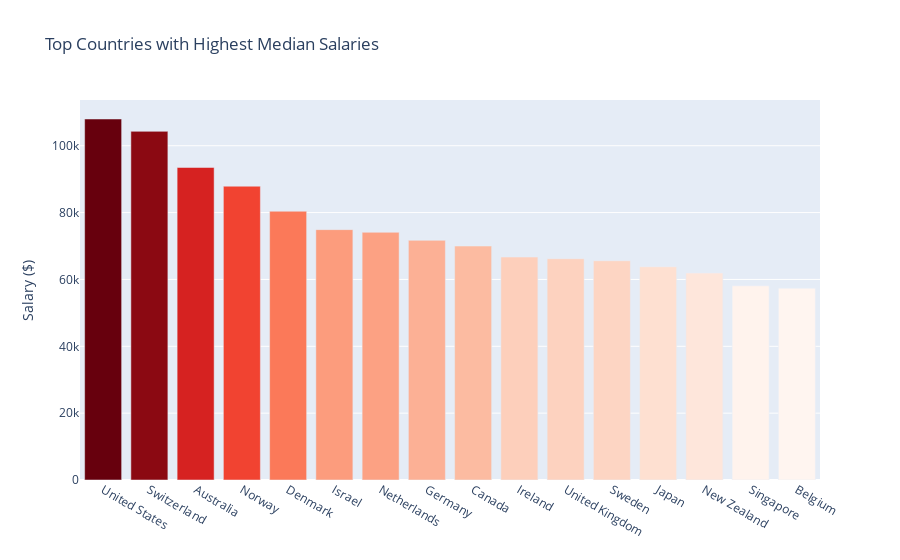

Notebook code for this chart:
### Markdown cell above
### 4. What is the Compensation Amount the Data Scientist World Wide?
+ This is a question one should consider before accepting any job offer. one needs to perform survey on the same.

### Code cell
mcr['CompensationAmount']=mcr['CompensationAmount'].str.replace(',','')
mcr['CompensationAmount']=mcr['CompensationAmount'].str.replace('-','')

salary=mcr[['CompensationAmount','CompensationCurrency','Country','JobSatisfaction',
            'CurrentJobTitleSelect', 'Age','GenderSelect']].dropna()

crates=pd.read_csv('conversionRates.csv')
crates.drop('Unnamed: 0', axis=1,inplace=True)
salary=salary.merge(crates, left_on='CompensationCurrency', right_on='originCountry', how='left')
salary['Salary']= pd.to_numeric(salary['CompensationAmount'])*salary['exchangeRate']

us_salary = salary[(salary['Salary'] > 100) & (salary['Salary'] < 500000) & 
                   (salary['Country'] == 'United States')]
non_us_salary = salary[(salary['Salary'] > 100) & (salary['Salary'] < 500000) & 
                       (~(salary['Country'] == 'United States'))]
sal_coun=salary.groupby('Country')['Salary'].median().round(-2).sort_values(ascending=False)[:16].\
                                    to_frame()

trace = go.Bar(
    x=sal_coun.index,
    y=sal_coun.Salary,
    marker=dict(
        color=sal_coun.Salary,
        colorscale = 'Reds')
)

data = [trace]
layout = go.Layout(
    title='Top Countries with Highest Median Salaries', 
    yaxis = dict(title = 'Salary ($)')
)

fig = go.Figure(data=data, layout=layout)
py.iplot(fig)

### Figure 1 — Plotly figure (JSON) as saved in the notebook; plotly's stock layout.template omitted (floating-point values rounded to 4 significant figures)
{"data": [{"marker": {"color": [108000, 104300, 93500, 87900, 80400, 74900, 74100, 71700, 70000, 66700, 66200, 65600, 63800, 61900, 58100, 57400], "colorscale": [[0, "rgb(255,245,240)"], [0.125, "rgb(254,224,210)"], [0.25, "rgb(252,187,161)"], [0.375, "rgb(252,146,114)"], [0.5, "rgb(251,106,74)"], [0.625, "rgb(239,59,44)"], [0.75, "rgb(203,24,29)"], [0.875, "rgb(165,15,21)"], [1, "rgb(103,0,13)"]]}, "type": "bar", "x": ["United States", "Switzerland", "Australia", "Norway", "Denmark", "Israel", "Netherlands", "Germany", "Canada", "Ireland", "United Kingdom", "Sweden", "Japan", "New Zealand", "Singapore", "Belgium"], "y": [108000, 104300, 93500, 87900, 80400, 74900, 74100, 71700, 70000, 66700, 66200, 65600, 63800, 61900, 58100, 57400]}], "layout": {"title": {"text": "Top Countries with Highest Median Salaries"}, "yaxis": {"title": {"text": "Salary ($)"}}}}
